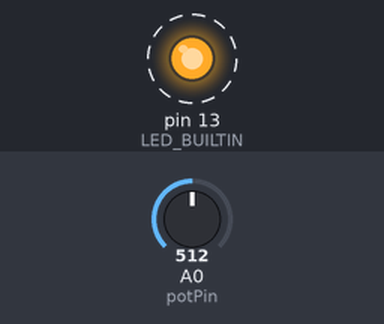
The program below on a simulated Teensy 4. On the bench: output pins drawn as LEDs (lit = HIGH). Dashed ring = blinking. The test bench sets the inputs (shaded band); at power-on: A0 (potPin) = 512. What the program prints to the serial monitor is not drawn.

Above: at 0.12 s.
Timing chart, 0 to 3.0 s (numbered marks = the images above):
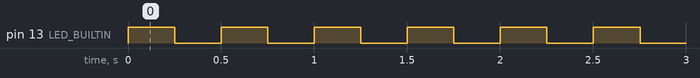

The program:

main.cpp
```cpp
#include "Arduino.h"

byte potPin = A0;
int potVal  = analogRead(A0);

void setup()
{
    Serial.println("Setup Start");
    Serial.begin(115200);
    pinMode(LED_BUILTIN, OUTPUT);
}

void loop()
{
    potVal = analogRead(potPin);
    Serial.println("potVal4:");
    Serial.println(potVal);
    digitalToggleFast(LED_BUILTIN);
    delay(250);
}
```

Measured:
- by itself, pin 13 (LED_BUILTIN): alternates HIGH for 0.25 s and LOW for 0.25 s
